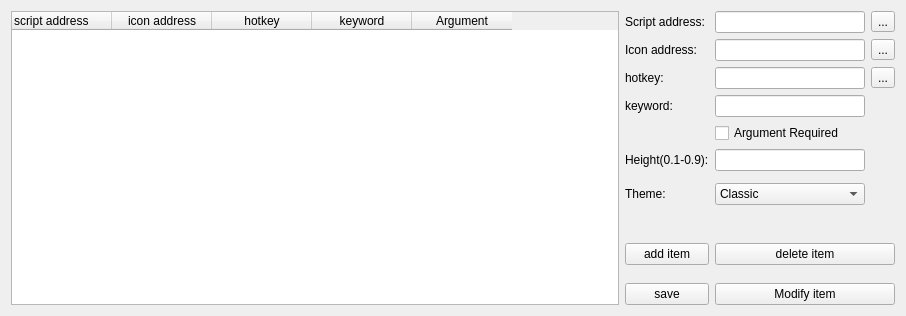
<?xml version="1.0" encoding="UTF-8"?>
<ui version="4.0">
 <class>Setting</class>
 <widget class="QWidget" name="Setting">
  <property name="geometry">
   <rect>
    <x>0</x>
    <y>0</y>
    <width>906</width>
    <height>313</height>
   </rect>
  </property>
  <property name="maximumSize">
   <size>
    <width>100000</width>
    <height>100000</height>
   </size>
  </property>
  <property name="windowTitle">
   <string>Mutate Preferences</string>
  </property>
  <layout class="QGridLayout" name="gridLayout">
   <item row="13" column="3">
    <widget class="QPushButton" name="save">
     <property name="maximumSize">
      <size>
       <width>100000</width>
       <height>100000</height>
      </size>
     </property>
     <property name="text">
      <string>save</string>
     </property>
    </widget>
   </item>
   <item row="10" column="4" colspan="2">
    <widget class="QPushButton" name="delete_2">
     <property name="maximumSize">
      <size>
       <width>100000</width>
       <height>100000</height>
      </size>
     </property>
     <property name="text">
      <string>delete item</string>
     </property>
    </widget>
   </item>
   <item row="0" column="0" rowspan="14">
    <widget class="QTableWidget" name="tableWidget">
     <property name="maximumSize">
      <size>
       <width>100000</width>
       <height>100000</height>
      </size>
     </property>
     <column>
      <property name="text">
       <string>script address</string>
      </property>
      <property name="textAlignment">
       <set>AlignLeading|AlignVCenter</set>
      </property>
     </column>
     <column>
      <property name="text">
       <string>icon address</string>
      </property>
     </column>
     <column>
      <property name="text">
       <string>hotkey</string>
      </property>
     </column>
     <column>
      <property name="text">
       <string>keyword</string>
      </property>
     </column>
     <column>
      <property name="text">
       <string>Argument</string>
      </property>
     </column>
    </widget>
   </item>
   <item row="0" column="5">
    <widget class="QToolButton" name="openfile">
     <property name="text">
      <string>...</string>
     </property>
    </widget>
   </item>
   <item row="4" column="4">
    <widget class="QCheckBox" name="checkBox">
     <property name="text">
      <string>Argument Required</string>
     </property>
    </widget>
   </item>
   <item row="2" column="3">
    <widget class="QLabel" name="namel_3">
     <property name="text">
      <string>hotkey:</string>
     </property>
    </widget>
   </item>
   <item row="1" column="3">
    <widget class="QLabel" name="namel_2">
     <property name="text">
      <string>Icon address:</string>
     </property>
    </widget>
   </item>
   <item row="0" column="3">
    <widget class="QLabel" name="namel">
     <property name="text">
      <string>Script address:</string>
     </property>
    </widget>
   </item>
   <item row="0" column="4">
    <widget class="QLineEdit" name="fileaddress">
     <property name="maximumSize">
      <size>
       <width>150</width>
       <height>100000</height>
      </size>
     </property>
    </widget>
   </item>
   <item row="2" column="5">
    <widget class="QToolButton" name="hotkey_2">
     <property name="text">
      <string>...</string>
     </property>
    </widget>
   </item>
   <item row="3" column="3">
    <widget class="QLabel" name="namel_4">
     <property name="text">
      <string>keyword:</string>
     </property>
    </widget>
   </item>
   <item row="2" column="4">
    <widget class="QLineEdit" name="hotkey">
     <property name="maximumSize">
      <size>
       <width>150</width>
       <height>100000</height>
      </size>
     </property>
    </widget>
   </item>
   <item row="1" column="5">
    <widget class="QToolButton" name="openfile_2">
     <property name="text">
      <string>...</string>
     </property>
    </widget>
   </item>
   <item row="1" column="4">
    <widget class="QLineEdit" name="iconaddress">
     <property name="maximumSize">
      <size>
       <width>150</width>
       <height>100000</height>
      </size>
     </property>
     <property name="text">
      <string/>
     </property>
    </widget>
   </item>
   <item row="10" column="3">
    <widget class="QPushButton" name="add">
     <property name="maximumSize">
      <size>
       <width>100000</width>
       <height>100000</height>
      </size>
     </property>
     <property name="text">
      <string>add item</string>
     </property>
    </widget>
   </item>
   <item row="3" column="4">
    <widget class="QLineEdit" name="keyword">
     <property name="maximumSize">
      <size>
       <width>150</width>
       <height>100000</height>
      </size>
     </property>
     <property name="text">
      <string/>
     </property>
    </widget>
   </item>
   <item row="13" column="4" colspan="2">
    <widget class="QPushButton" name="modify">
     <property name="maximumSize">
      <size>
       <width>100000</width>
       <height>100000</height>
      </size>
     </property>
     <property name="text">
      <string>Modify item</string>
     </property>
    </widget>
   </item>
   <item row="9" column="3" colspan="3">
    <spacer name="horizontalSpacer_2">
     <property name="orientation">
      <enum>Qt::Horizontal</enum>
     </property>
     <property name="sizeHint" stdset="0">
      <size>
       <width>40</width>
       <height>20</height>
      </size>
     </property>
    </spacer>
   </item>
   <item row="5" column="3">
    <widget class="QLabel" name="height">
     <property name="text">
      <string>Height(0.1-0.9):</string>
     </property>
    </widget>
   </item>
   <item row="5" column="4">
    <widget class="QLineEdit" name="Height">
     <property name="maximumSize">
      <size>
       <width>150</width>
       <height>16777215</height>
      </size>
     </property>
    </widget>
   </item>
   <item row="7" column="4">
    <widget class="QComboBox" name="comboBox">
     <item>
      <property name="text">
       <string>Classic</string>
      </property>
     </item>
     <item>
      <property name="text">
       <string>Dark</string>
      </property>
     </item>
    </widget>
   </item>
   <item row="7" column="3">
    <widget class="QLabel" name="themeLabel">
     <property name="text">
      <string>Theme:</string>
     </property>
    </widget>
   </item>
  </layout>
 </widget>
 <resources/>
 <connections/>
</ui>
